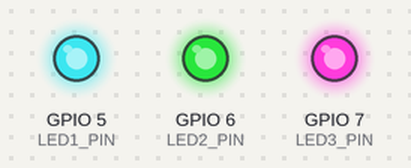
Simulated run of this program. Board: ESP32-S3. Shown: output pins drawn as LEDs (lit = HIGH). What the program prints to the serial monitor is not drawn.

Above: at 0.2 s.
At 1.0 s:
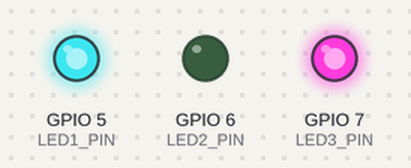
At 1.4 s:
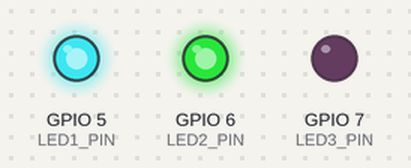
At 1.8 s:
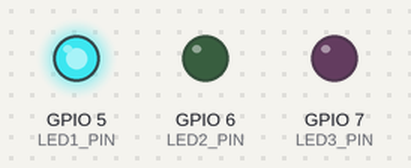
At 3.2 s:
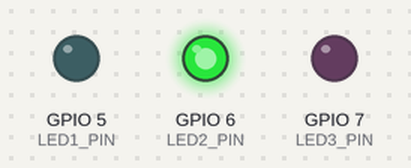
At 4.4 s:
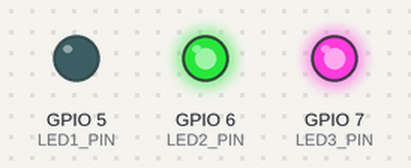
Timing chart, 0 to 4.7 s (numbered marks = the images above):
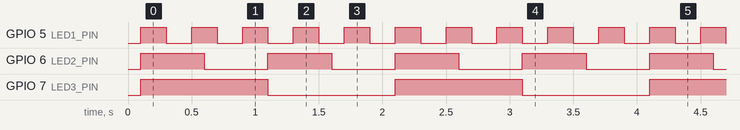

The program:

main.cpp
```cpp
// ESP32-S3 + Arduino Core + FreeRTOS
// 3 LED pada GPIO 5, 6, 7
// Tiap LED dikendalikan task RTOS yang dipin ke core tertentu.

#include <Arduino.h>

// --- Konfigurasi pin LED ---
constexpr uint8_t LED1_PIN = 5;
constexpr uint8_t LED2_PIN = 6;
constexpr uint8_t LED3_PIN = 7;

// --- Konfigurasi interval blink (ms) ---
constexpr uint32_t LED1_PERIOD = 200;   // cepat
constexpr uint32_t LED2_PERIOD = 500;   // sedang
constexpr uint32_t LED3_PERIOD = 1000;  // lambat

// Struktur parameter untuk task
struct LedTaskConfig {
  uint8_t pin;
  TickType_t periodTicks;
};

// Parameter statis supaya alamatnya tetap valid selama runtime
static LedTaskConfig led1Cfg{LED1_PIN, pdMS_TO_TICKS(LED1_PERIOD)};
static LedTaskConfig led2Cfg{LED2_PIN, pdMS_TO_TICKS(LED2_PERIOD)};
static LedTaskConfig led3Cfg{LED3_PIN, pdMS_TO_TICKS(LED3_PERIOD)};

// Handle task (opsional, kalau mau digunakan kemudian)
TaskHandle_t hTaskLed1 = nullptr;
TaskHandle_t hTaskLed2 = nullptr;
TaskHandle_t hTaskLed3 = nullptr;

// Fungsi task generik untuk kedip LED
void ledTask(void *pv) {
  auto *cfg = reinterpret_cast<LedTaskConfig *>(pv);
  const uint8_t pin = cfg->pin;
  const TickType_t period = cfg->periodTicks;

  // Pastikan pin sebagai output dan mulai LOW
  pinMode(pin, OUTPUT);
  digitalWrite(pin, LOW);

  // Loop RTOS
  TickType_t lastWake = xTaskGetTickCount();
  bool state = false;
  for (;;) {
    state = !state;
    digitalWrite(pin, state ? HIGH : LOW);

    // Delay periodik, presisi RTOS
    vTaskDelayUntil(&lastWake, period);
  }
}

void setup() {
  // (opsional) serial debug
  Serial.begin(115200);
  delay(100);

  // Inisialisasi pin (aman meskipun juga diatur di task)
  pinMode(LED1_PIN, OUTPUT);
  pinMode(LED2_PIN, OUTPUT);
  pinMode(LED3_PIN, OUTPUT);
  digitalWrite(LED1_PIN, LOW);
  digitalWrite(LED2_PIN, LOW);
  digitalWrite(LED3_PIN, LOW);

  // --- Buat task dan pin ke core tertentu ---
  // ESP32-S3 memiliki 2 core: 0 dan 1.
  // Distribusi contoh: dua task di core 0, satu task di core 1.

  BaseType_t ok;

  ok = xTaskCreatePinnedToCore(
        ledTask,            // fungsi task
        "LED1_Task",        // nama
        2048,               // stack size (words)
        &led1Cfg,           // parameter
        2,                  // prioritas (lebih tinggi = lebih prioritas)
        &hTaskLed1,         // handle
        0                   // core 0
      );
  if (ok != pdPASS) Serial.println("Gagal membuat LED1_Task");

  ok = xTaskCreatePinnedToCore(
        ledTask,
        "LED2_Task",
        2048,
        &led2Cfg,
        2,
        &hTaskLed2,
        1                   // core 1
      );
  if (ok != pdPASS) Serial.println("Gagal membuat LED2_Task");

  ok = xTaskCreatePinnedToCore(
        ledTask,
        "LED3_Task",
        2048,
        &led3Cfg,
        2,
        &hTaskLed3,
        0                   // core 0
      );
  if (ok != pdPASS) Serial.println("Gagal membuat LED3_Task");

  Serial.println("Tasks LED berjalan di dua core.");
}

void loop() {
  // Tidak digunakan. Biarkan RTOS menjalankan tasks.
  vTaskDelay(portMAX_DELAY);
}
```

Measured:
- by itself, GPIO 5 (LED1_PIN): alternates HIGH for 0.20 s and LOW for 0.20 s
- by itself, GPIO 6 (LED2_PIN): alternates HIGH for 0.50 s and LOW for 0.50 s
- by itself, GPIO 7 (LED3_PIN): alternates HIGH for 1.0 s and LOW for 1.0 s
